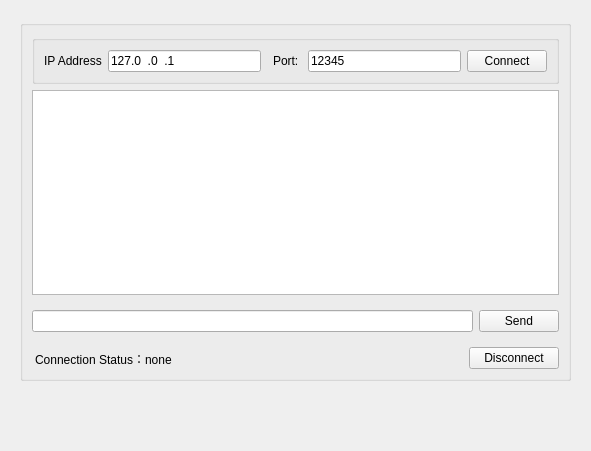
<?xml version="1.0" encoding="UTF-8"?>
<ui version="4.0">
 <class>SocketClient</class>
 <widget class="QWidget" name="SocketClient">
  <property name="geometry">
   <rect>
    <x>0</x>
    <y>0</y>
    <width>591</width>
    <height>451</height>
   </rect>
  </property>
  <property name="windowTitle">
   <string>Form</string>
  </property>
  <widget class="QGroupBox" name="groupBox1">
   <property name="geometry">
    <rect>
     <x>20</x>
     <y>20</y>
     <width>551</width>
     <height>361</height>
    </rect>
   </property>
   <property name="minimumSize">
    <size>
     <width>0</width>
     <height>22</height>
    </size>
   </property>
   <property name="title">
    <string/>
   </property>
   <layout class="QVBoxLayout" name="verticalLayout_2">
    <item>
     <widget class="QGroupBox" name="groupBox2">
      <property name="title">
       <string/>
      </property>
      <layout class="QHBoxLayout" name="horizontalLayout">
       <item>
        <widget class="QLabel" name="label_ip">
         <property name="text">
          <string>IP Address</string>
         </property>
        </widget>
       </item>
       <item>
        <widget class="QLineEdit" name="lineEdit_ip">
         <property name="inputMask">
          <string>000.000.000.000</string>
         </property>
         <property name="text">
          <string>127.0.0.1</string>
         </property>
        </widget>
       </item>
       <item>
        <widget class="QLabel" name="label_port">
         <property name="styleSheet">
          <string notr="true">margin-left:3px;</string>
         </property>
         <property name="text">
          <string>Port:</string>
         </property>
        </widget>
       </item>
       <item>
        <widget class="QLineEdit" name="lineEdit_port">
         <property name="inputMask">
          <string extracomment="1200 - 65535"/>
         </property>
         <property name="text">
          <string>12345</string>
         </property>
         <property name="maxLength">
          <number>5</number>
         </property>
        </widget>
       </item>
       <item>
        <widget class="QPushButton" name="pushButton_connect">
         <property name="text">
          <string>Connect</string>
         </property>
        </widget>
       </item>
      </layout>
     </widget>
    </item>
    <item>
     <widget class="QTextBrowser" name="textBrowser"/>
    </item>
    <item>
     <widget class="QWidget" name="horizontalWidget1" native="true">
      <layout class="QHBoxLayout" name="horizontalLayout_3">
       <property name="leftMargin">
        <number>0</number>
       </property>
       <property name="rightMargin">
        <number>0</number>
       </property>
       <item>
        <widget class="QLineEdit" name="lineEdit_text"/>
       </item>
       <item>
        <widget class="QPushButton" name="pushButton_sendText">
         <property name="text">
          <string>Send</string>
         </property>
        </widget>
       </item>
      </layout>
     </widget>
    </item>
    <item>
     <layout class="QHBoxLayout" name="horizontalLayout_2">
      <item>
       <widget class="QLabel" name="label_networkStatus">
        <property name="styleSheet">
         <string notr="true">margin-top:3px;</string>
        </property>
        <property name="text">
         <string>&lt;html&gt;&lt;head/&gt;&lt;body&gt;&lt;p&gt;Connection Status：none&lt;/p&gt;&lt;/body&gt;&lt;/html&gt;</string>
        </property>
       </widget>
      </item>
      <item>
       <widget class="QPushButton" name="pushButton_disconnect">
        <property name="maximumSize">
         <size>
          <width>90</width>
          <height>16777215</height>
         </size>
        </property>
        <property name="text">
         <string>Disconnect</string>
        </property>
       </widget>
      </item>
     </layout>
    </item>
   </layout>
  </widget>
 </widget>
 <resources/>
 <connections/>
</ui>
